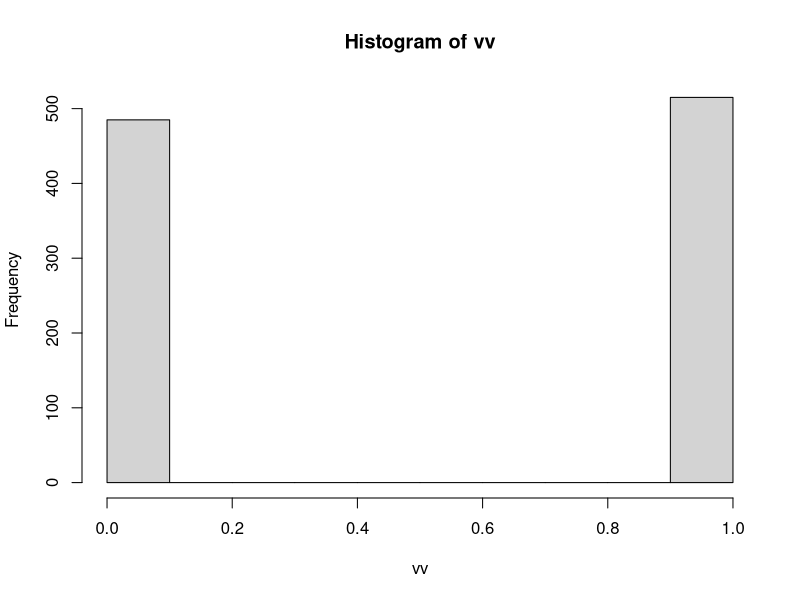
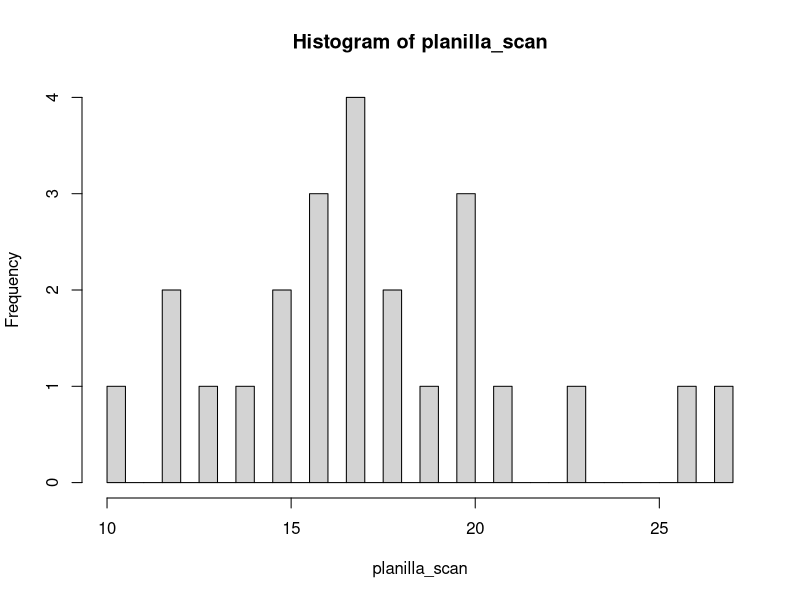
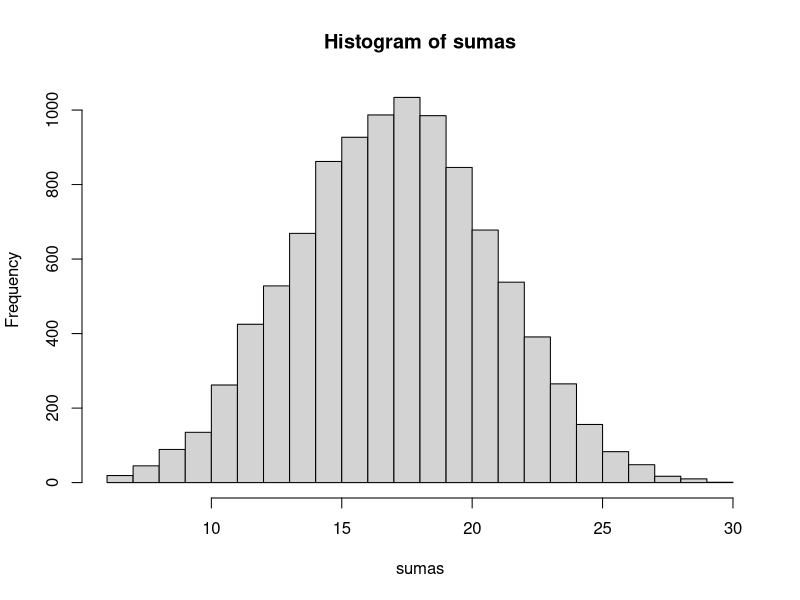
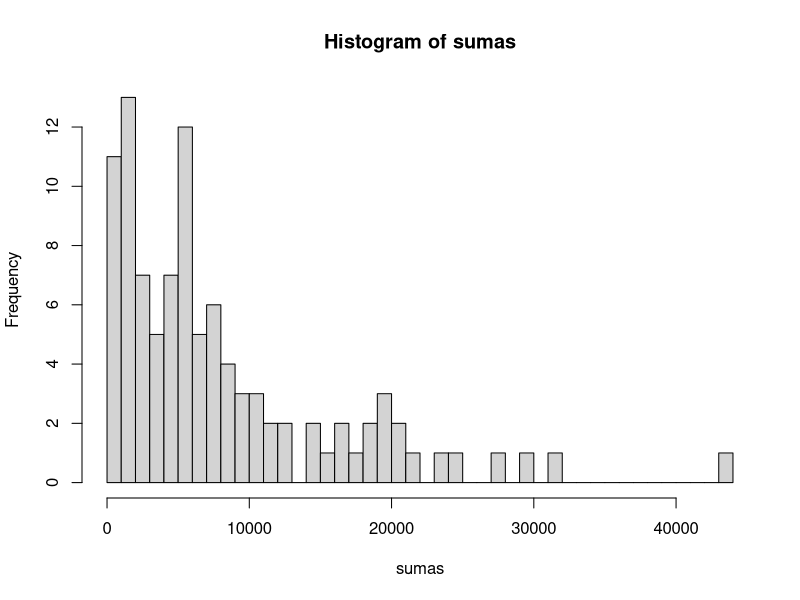

The R source for these figures, in order:
## ---- chunk 1
knitr::opts_chunk$set(echo = TRUE)
## ---- chunk 2
cara_seca <-function()
{
  return(sample(0:1, 1, replace=TRUE))
}
cara_seca()

## ---- chunk 3
tirar_muchas_monedas <-function(n=40){
  sumas <-rep(NA, n) # sumas <-c() 
  for (i in 1:n)
  {
    sumas[i] = cara_seca() # sumas <- c(sumas,suma.cubilete())
  }
  sumas
}
vv = tirar_muchas_monedas(1000)
hist(vv)
## ---- chunk 4
probabilidad_cara <-function(vector,n=1000){
  a <- table(vector)
  count_cara <- a[names(a)==1]
  return( count_cara/n)
  #length(which(numbers==x))
}
probabilidad_cara(vv,1000)
## ---- chunk 5
#3
suma.si.hay.positivos <-function(vect){
  suma = 0
  for (i in vect) {
    if(i>0){
      suma = suma + i}
  }

  if (suma == 0){
    return("No hay positivos")
  }
  else {return(suma)}
}
vv <-seq(-636,-3976,by=-1)
suma.si.hay.positivos(vv)
## ---- chunk 6
suma.cubilete <- function(n=5){
return(sum(sample(1:6, size=n, replace=T)))
}
suma.cubilete()
## ---- chunk 7
# setwd("/home/clinux01/Descargas")
# planilla <- read.csv('sumando.csv',dec=",", header=T)
# planilla_scan <- scan()
planilla_scan <- c(20,26,12,18,14,15,18,21,13,23,16,16,17,20,16,20,15,12,17,10,17,17,27,19)
hist(planilla_scan, breaks = 25)
## ---- chunk 8
#set.seed(123)

tirar_muchos_dados <-function(n=40){
  sumas <-rep(NA, n) # sumas <-c() 
  for (i in 1:n)
  {
    sumas[i] = suma.cubilete() # sumas <- c(sumas,suma.cubilete())
  }
  hist(sumas, breaks = 25)
}
tirar_muchos_dados(10000)
## ---- chunk 9
todos.seis <-function(){
  suma = 0 
  todoseis=0
  while(todoseis==0){
    if(suma.cubilete() == 30)
    {todoseis=1}
    suma = suma + 1
  }
  return(suma)
}
todos.seis()

tirar_muchos_seis <-function(n=40){
  sumas <-rep(NA, n) 
  for (i in 1:n)
  {
    sumas[i] = todos.seis()
  }
  hist(sumas, breaks = 50)
}
tirar_muchos_seis(100)
